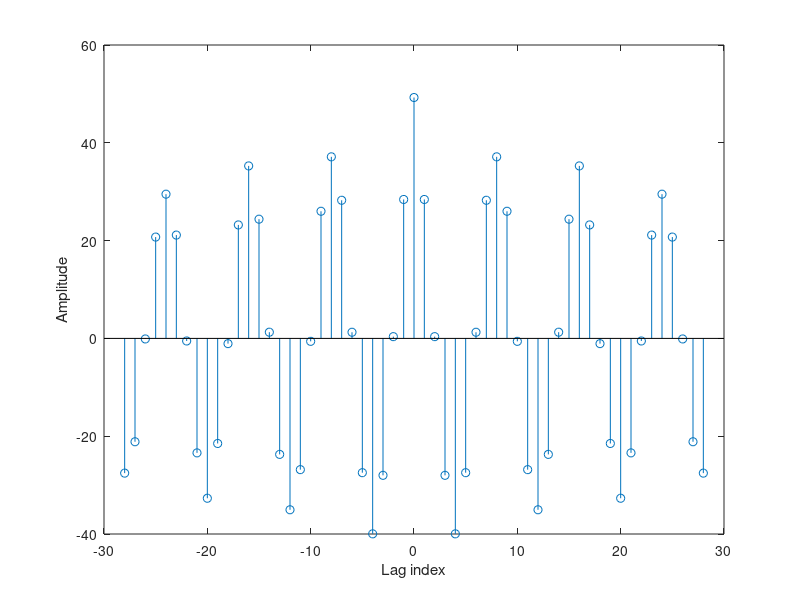

Reproduce this figure in MATLAB.
% Program 2_6
% Computation of Autocorrelation of a
% Noise Corrupted Sinusoidal Sequence
%
N = 96;
n = 1:N;
x = cos(pi*0.25*n); % Generate the sinusoidal sequence
d = rand(1,N) - 0.5; % Generate the noise sequence
y = x + d; % Generate the noise-corrupted sinusoidal sequence
r = conv(y, fliplr(y)); % Compute the correlation sequence
k = -28:28;
stem(k, r(68:124));
xlabel('Lag index'); ylabel('Amplitude');